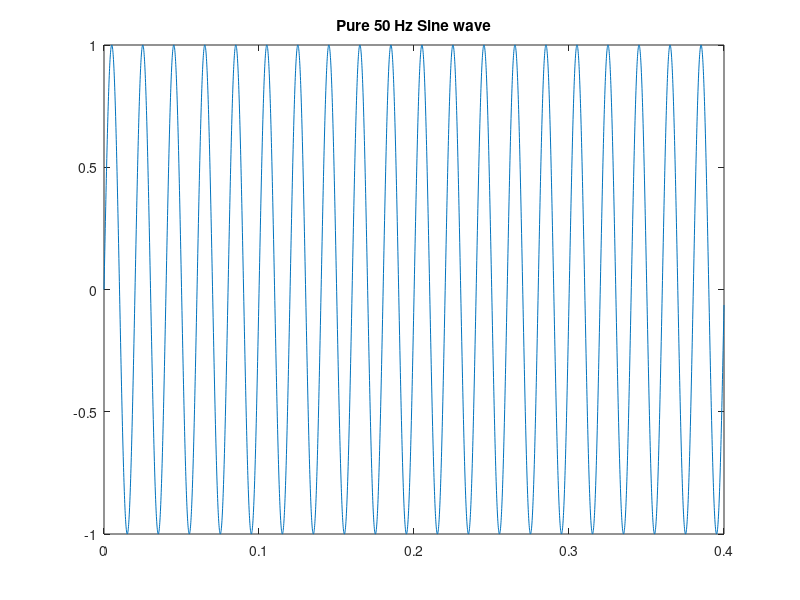

MATLAB code to generate this figure: (Note: this script raises an error after producing the figure.)
function [  ] = model_power_quality_disturbances( )
%UNTITLED Summary of this function goes here
%   Detailed explanation goes here
%This code was published by Aditya Sundar
%Please contact : aditsundar@gmail.com for any doubts regarding the same
%All waveforms have been normalized with respect to a pure 50 Hz sine wave
%Pure Normal 50 Hz sine wave
t=[0 :0.0001:0.4];
y=sin(314*t);
figure(1)
plot(t,y)
title('Pure 50 Hz Sine wave')
%Sag wave
%alpha ranges 0.1 to 0.9
t=[0 :0.0001:0.4];
alpha=0.5;
y=(1-alpha*((heaviside(t-0.05)-heaviside(t-0.15)))).*sin(314*t);
figure(2)
plot(t,y);
title('Sag disturbance');
%swell wave
%alpha ranges 0.1 to 0.8
t=[0 :0.0001:0.4];
alpha=0.5;
y=(1+ alpha*((heaviside(t-0.05)-heaviside(t-0.15)))).*sin(314*t);
figure(3)
plot(t,y);
title('Swell disturbance');
%Interruption
%alpha ranges 0.9 to 1
t=[0 :0.0001:0.4];
alpha=0.95;
y=(1-alpha*((heaviside(t-0.05)-heaviside(t-0.15)))).*sin(314*t);
figure(4)
plot(t,y);
title('Interruption');
%Harmonics
%alpha3,aplha5, alpha7 range from 0.05 to 0.15
 
t=[0 :0.0001:0.4];
alpha3=0.15;
alpha5=0.15;
alpha7=0.15;
alpha1= sqrt(1- alpha3^2-alpha5^2-alpha7^2);
y= alpha1* sin(314*t)+ alpha3*sin(3*314*t)+ alpha5*sin(5*314*t)+ alpha7*sin(7*314*t) ;
figure(5)
plot(t,y)
title('Harmonics');
%Transient
%t1 start duration
%t2 end duration
%ampllitude
%fn goes from 300 to 900
fn=500;
amp= 1;
t1=0.06; t2=0.058; 
ty= (t1+t2)/2;
t=[0 :0.0001:0.4];
amp= 5;
t1=0.06; t2=0.058; 
ty= (t1+t2)/2;
t=[0 :0.0001:0.4];
y= sin(2*pi*50*t)+ amp*(heaviside(t-t2)-heaviside(t-t1)).*exp(-t/ty).*sin(2*3.14*fn*t);
figure(6)
plot(t,y)
title('Transient');
%sag+harmonic 
t=[0 :0.0001:0.4];
alpha=0.5;
alpha3=0.15;
alpha5=0.15;
alpha7=0.15;
alpha1= sqrt(1- alpha3^2-alpha5^2-alpha7^2);
y=(1-alpha*((heaviside(t-0.05)-heaviside(t-0.15)))).*(alpha1* sin(314*t)+ alpha3*sin(3*314*t)+ alpha5*sin(5*314*t)+ alpha7*sin(7*314*t));
figure(7)
plot(t,y)
title('Sag+Harmonics');
%swell+ harmonics
t=[0 :0.0001:0.4];
alpha=0.5;
alpha3=0.15;
alpha5=0.15;
alpha7=0.15;
alpha1= sqrt(1-alpha3^2-alpha5^2-alpha7^2);
y=(1+alpha*((heaviside(t-0.05)-heaviside(t-0.15)))).*(alpha1* sin(314*t)+ alpha3*sin(3*314*t)+ alpha5*sin(5*314*t)+ alpha7*sin(7*314*t));
figure(8)
plot(t,y)
title('Swell+Harmonics');
%Flicker
%alpha ranges 0.1 to 2
%beta ranges 5 to 10
t=[0 :0.0001:0.4];
alpha=0.15;
beta=7.5;
y=(1+alpha*sin(beta*314*t)).*sin(314*t);
figure(9)
plot(t,y)
title('Flicker');
end
    